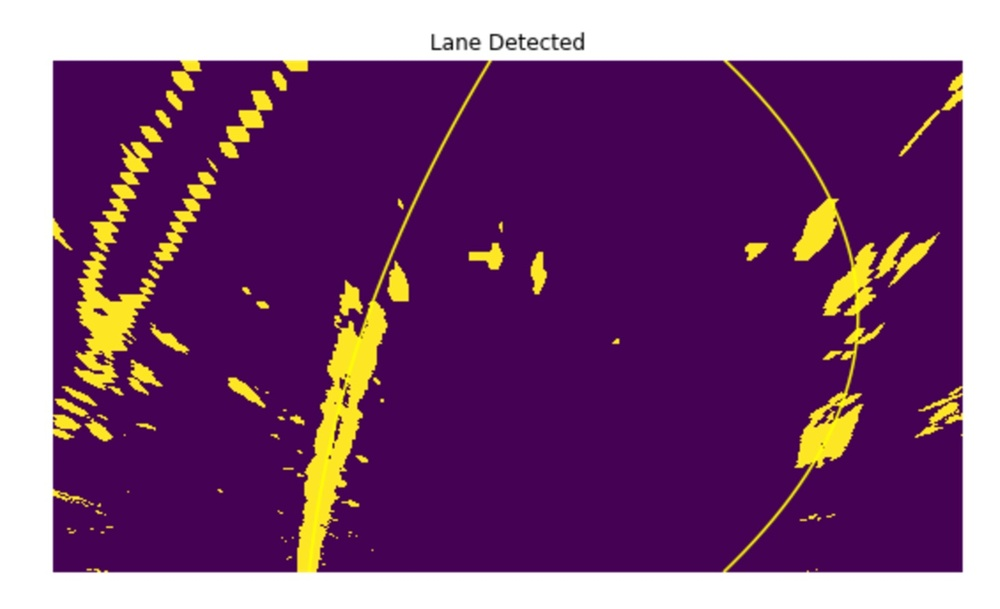
#> input picture Debug_bad_lane_detection.jpg, 1000 x 609 px, shrunk from 1462 x 890 before the run
$ python -i thresholding.py   (imports and definitions only)   (older library calls are emulated)
#> lines starting #> are read from the running program, lines starting #| are printed output that depends on the picture; after the words box and inside, x2 and y2 are one past the last pixel; in counts of white or black regions, pixels touching at a corner belong together
import cv2
import numpy as np

# Sobel kernel size
ksize = 15

# Define a function that thresholds the S-channel of HLS
# Use exclusive lower bound (>) and inclusive upper (<=)
# Define a function that thresholds the S-channel of HLS
def hls_s_select(img, thresh=(175, 250)):
    hls = cv2.cvtColor(img, cv2.COLOR_RGB2HLS)
    s_channel = hls[:,:,2]
    binary_output = np.zeros_like(s_channel)
    binary_output[(s_channel > thresh[0]) & (s_channel <= thresh[1])] = 1
    return binary_output

def hls_h_select(img, thresh=(15, 100)):
    hls = cv2.cvtColor(img, cv2.COLOR_RGB2HLS)
    h_channel = hls[:,:,0]
    binary_output = np.zeros_like(h_channel)
    binary_output[(h_channel > thresh[0]) & (h_channel <= thresh[1])] = 1
    return binary_output

# [7 lines of commented-out code are left out]
def abs_sobel_thresh(img, orient='x', sobel_kernel=3, thresh_min=0, thresh_max=255):
    # Convert to grayscale
    gray = cv2.cvtColor(img, cv2.COLOR_RGB2GRAY)
    # Apply x or y gradient with the OpenCV Sobel() function
    # and take the absolute value
    if orient == 'x':
        abs_sobel = np.absolute(cv2.Sobel(gray, cv2.CV_64F, 1, 0, ksize=sobel_kernel))
    if orient == 'y':
        abs_sobel = np.absolute(cv2.Sobel(gray, cv2.CV_64F, 0, 1, ksize=sobel_kernel))
    # Rescale back to 8 bit integer
    scaled_sobel = np.uint8(255*abs_sobel/np.max(abs_sobel))
    # Create a copy and apply the threshold
    binary_output = np.zeros_like(scaled_sobel)
    # Here I'm using inclusive (>=, <=) thresholds, but exclusive is ok too
    binary_output[(scaled_sobel >= thresh_min) & (scaled_sobel <= thresh_max)] = 1

    # Return the result
    return binary_output

# Define a function that applies Sobel x and y,
# then computes the magnitude of the gradient
# and applies a threshold
def mag_thresh(img, sobel_kernel=3, mag_thresh=(0, 255)):
    # Convert to grayscale
    gray = cv2.cvtColor(img, cv2.COLOR_RGB2GRAY)
    # Take both Sobel x and y gradients
    sobelx = cv2.Sobel(gray, cv2.CV_64F, 1, 0, ksize=sobel_kernel)
    sobely = cv2.Sobel(gray, cv2.CV_64F, 0, 1, ksize=sobel_kernel)
    # Calculate the gradient magnitude
    gradmag = np.sqrt(sobelx**2 + sobely**2)
    # Rescale to 8 bit
    scale_factor = np.max(gradmag)/255
    gradmag = (gradmag/scale_factor).astype(np.uint8)
    # Create a binary image of ones where threshold is met, zeros otherwise
    binary_output = np.zeros_like(gradmag)
    binary_output[(gradmag >= mag_thresh[0]) & (gradmag <= mag_thresh[1])] = 1

    # Return the binary image
    return binary_output

# Define a function to threshold an image for a given range and Sobel kernel
def dir_threshold(img, sobel_kernel=3, thresh=(0, np.pi/2)):
    # Grayscale
    gray = cv2.cvtColor(img, cv2.COLOR_RGB2GRAY)
    # Calculate the x and y gradients
    sobelx = cv2.Sobel(gray, cv2.CV_64F, 1, 0, ksize=sobel_kernel)
    sobely = cv2.Sobel(gray, cv2.CV_64F, 0, 1, ksize=sobel_kernel)
    # Take the absolute value of the gradient direction,
    # apply a threshold, and create a binary image result
    absgraddir = np.arctan2(np.absolute(sobely), np.absolute(sobelx))
    binary_output =  np.zeros_like(absgraddir)
    binary_output[(absgraddir >= thresh[0]) & (absgraddir <= thresh[1])] = 1

    # Return the binary image
    return binary_output


def combined_threshold(image):
    # Apply each of the thresholding functions
    gradx = abs_sobel_thresh(image, orient='x', sobel_kernel=ksize, thresh_min=20, thresh_max=100)
    grady = abs_sobel_thresh(image, orient='y', sobel_kernel=ksize, thresh_min=20, thresh_max=100)
    mag_binary = mag_thresh(image, sobel_kernel=ksize, mag_thresh=(30, 255))
    dir_binary = dir_threshold(image, sobel_kernel=ksize, thresh=(0.8, 1.2))

    s_binary = hls_s_select(image)
    h_binary = hls_h_select(image)

    sobel_binary = np.zeros_like(dir_binary)
    sobel_binary[((gradx == 1) & (grady == 1)) | ((mag_binary == 1) & (dir_binary == 1))] = 1
    # Combine the two binary thresholds
    combined_binary = np.zeros_like(s_binary)
    combined_binary[(s_binary == 1) | (sobel_binary == 1) | (h_binary == 1)] = 1
#    combined_binary[(s_binary == 1) | (sobel_binary == 1)] = 1

    return combined_binary, s_binary, sobel_binary

>>> import cv2
>>> picture = cv2.cvtColor(cv2.imread('Debug_bad_lane_detection.jpg'), cv2.COLOR_BGR2RGB)
>>> result = combined_threshold(picture)
#> in abs_sobel_thresh, `gray = cv2.cvtColor(img, cv2.COLOR_RGB2GRAY)`:
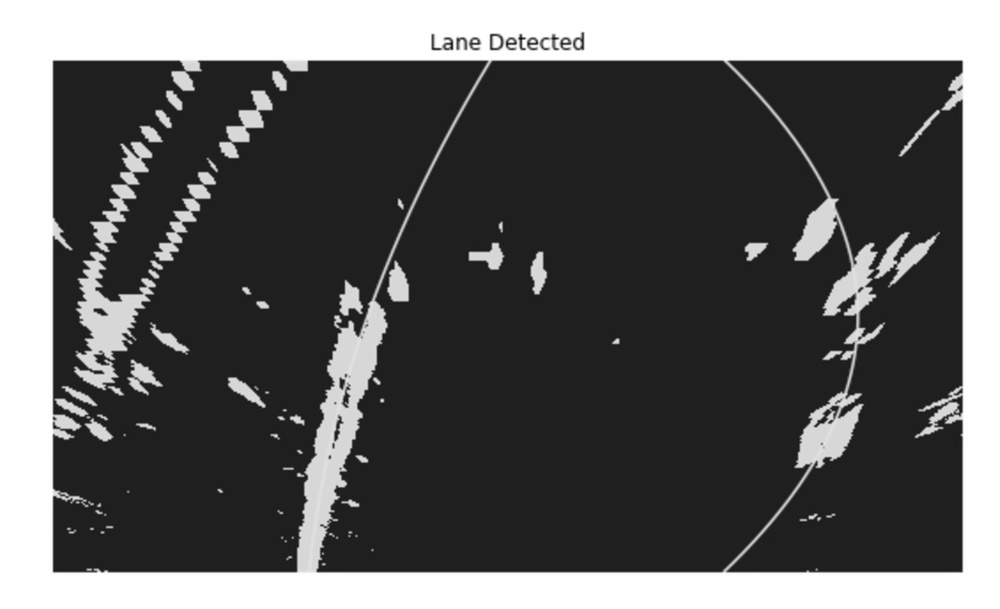
#> gray: shape (609, 1000); min 9, max 255, mean 94.3
#> in combined_threshold, `gradx = abs_sobel_thresh(image, orient='x', sobel_kernel=ksize, thresh..`:
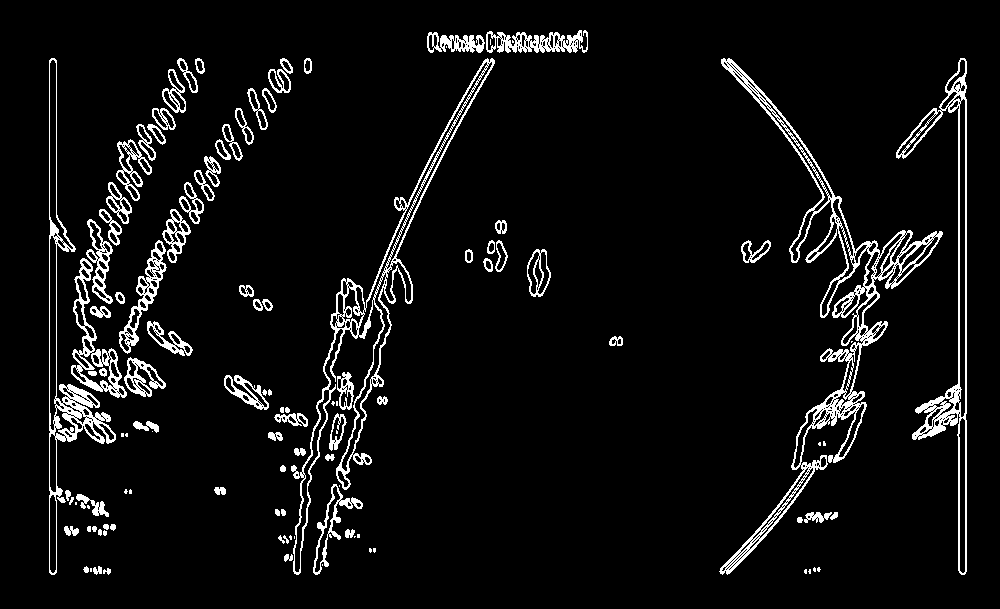
#> gradx: shape (609, 1000); values 0 (black) and 1 (white), 6.1% white in thin lines or dots, all inside (x1, y1, x2, y2) = (49, 30, 967, 575)
#> in combined_threshold, `grady = abs_sobel_thresh(image, orient='y', sobel_kernel=ksize, thresh..`: grady: shape (609, 1000); values 0 (black) and 1 (white), 7.2% white in thin lines or dots, all inside (x1, y1, x2, y2) = (50, 29, 966, 577)
#> in mag_thresh, `sobely = cv2.Sobel(gray, cv2.CV_64F, 0, 1, ksize=sobel_kernel)`:
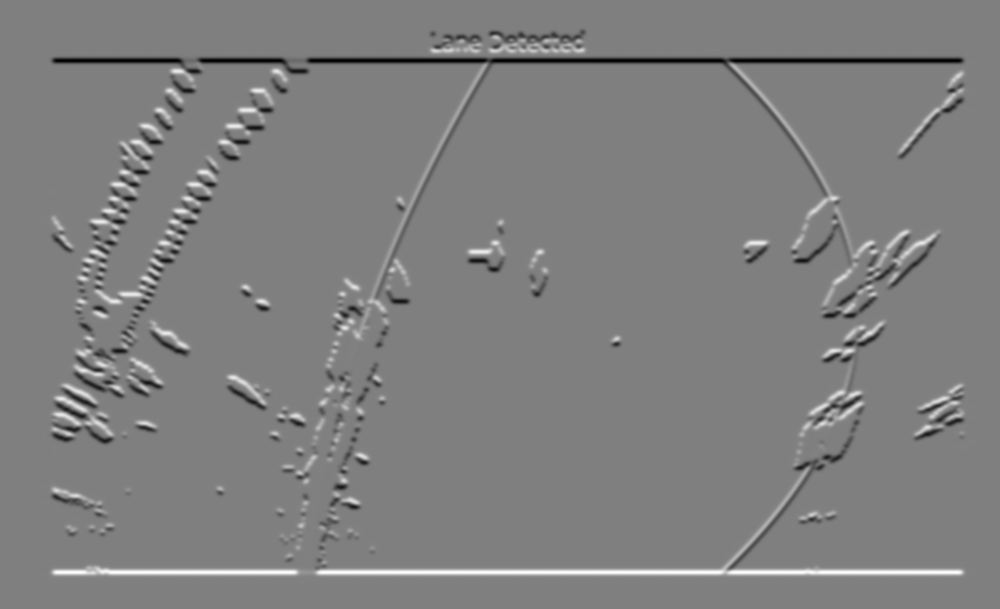
#> sobely: shape (609, 1000) float64; min -6.1e+09, max 6.05e+09, mean 0; drawn with min black and max white
#> in mag_thresh, `gradmag = np.sqrt(sobelx**2 + sobely**2)`:
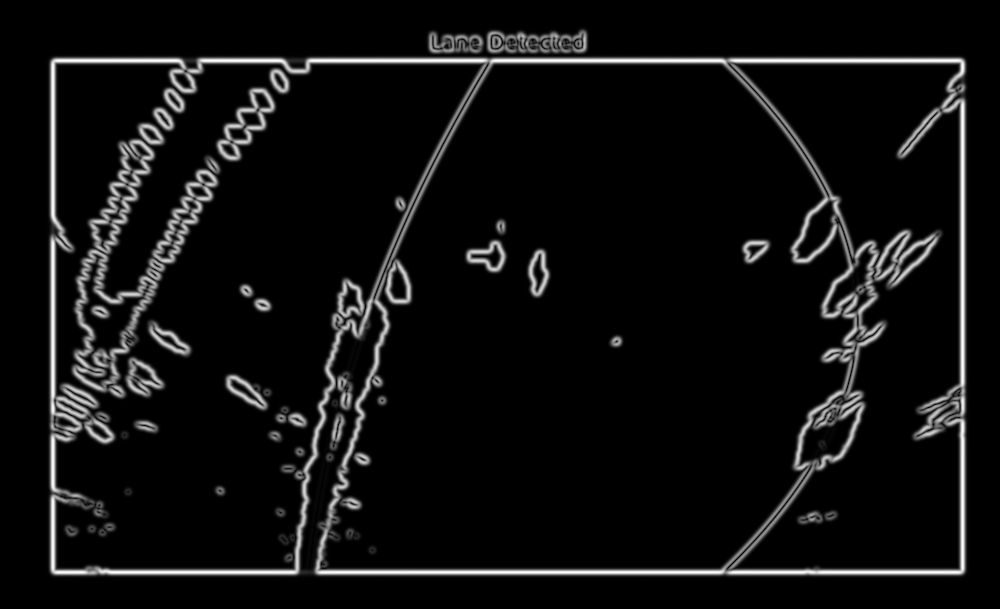
#> gradmag: shape (609, 1000) float64; min 0, max 6.1e+09, mean 388965885.8; drawn with min black and max white
#> in mag_thresh, `scale_factor = np.max(gradmag)/255`: scale_factor = 23908478.1
#> in combined_threshold, `mag_binary = mag_thresh(image, sobel_kernel=ksize, mag_thresh=(30, 255))`: mag_binary: shape (609, 1000); values 0 (black) and 1 (white), 12.8% white; 46 white regions (3 under 20 px), largest, box (x1, y1, x2, y2) and area: (49, 57, 967, 576) 52338, (71, 122, 221, 399) 11073, (486, 29, 588, 54) 1972
#> in combined_threshold, `dir_binary = dir_threshold(image, sobel_kernel=ksize, thresh=(0.8, 1.2))`: dir_binary: shape (609, 1000) float64; values 0 (black) and 1 (white), 5.6% white in thin lines or dots, all inside (x1, y1, x2, y2) = (34, 17, 982, 591)
#> in hls_s_select, `hls = cv2.cvtColor(img, cv2.COLOR_RGB2HLS)`: hls: shape (609, 1000, 3); mean of channels 0, 1, 2 106.3, 98.6, 192.8
#> in combined_threshold, `s_binary = hls_s_select(image)`:
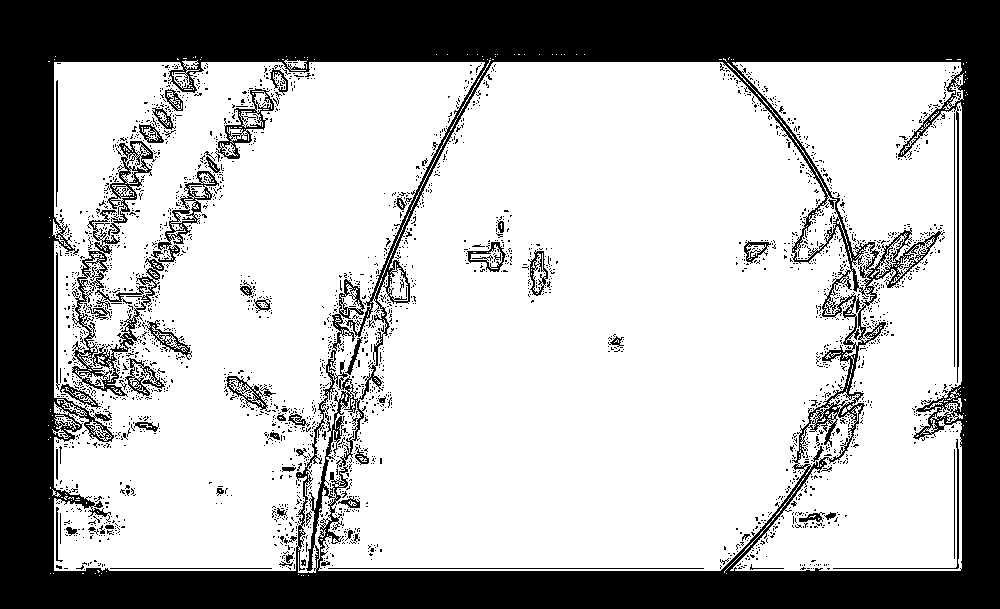
#> s_binary: shape (609, 1000); values 0 (black) and 1 (white), 69.5% white; 2804 black regions (2729 under 20 px), largest, box (x1, y1, x2, y2) and area: (0, 0, 1000, 609) 163920, (72, 171, 219, 397) 3955, (104, 141, 156, 234) 1110
#> in hls_h_select, `h_channel = hls[:,:,0]`:
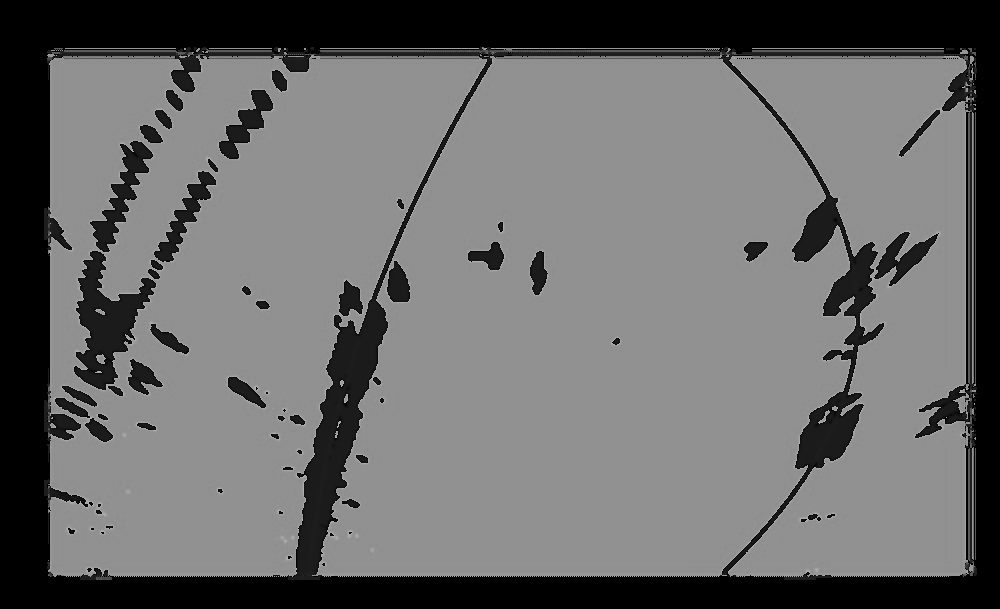
#> h_channel: shape (609, 1000); min 0, max 179, mean 106.3
#> in combined_threshold, `h_binary = hls_h_select(image)`:
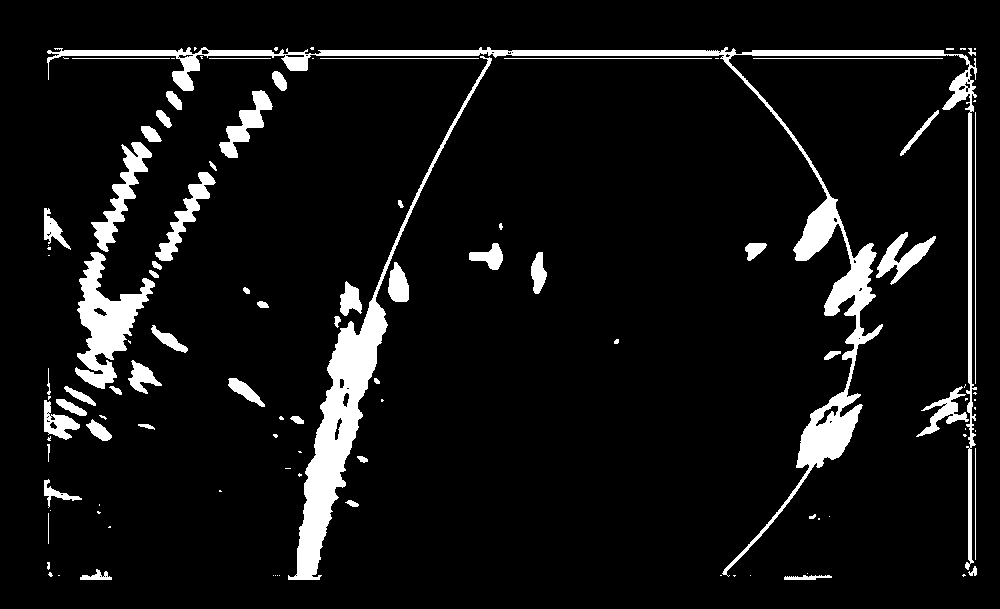
#> h_binary: shape (609, 1000); values 0 (black) and 1 (white), 7.7% white; 110 white regions (51 under 20 px), largest, box (x1, y1, x2, y2) and area: (47, 47, 977, 577) 16781, (288, 56, 492, 580) 9963, (75, 252, 155, 389) 4460
